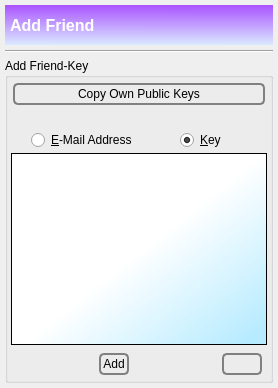
      <widget class="QWidget" name="tab_addkey">
       <attribute name="icon">
        <iconset>
         <normaloff>:/nuvola/key_t.png</normaloff>:/nuvola/key_t.png</iconset>
       </attribute>
       <attribute name="title">
        <string/>
       </attribute>
       <attribute name="toolTip">
        <string>Add Friend</string>
       </attribute>
       <layout class="QVBoxLayout" name="verticalLayout_22">
        <property name="spacing">
         <number>5</number>
        </property>
        <property name="leftMargin">
         <number>5</number>
        </property>
        <property name="topMargin">
         <number>5</number>
        </property>
        <property name="rightMargin">
         <number>5</number>
        </property>
        <property name="bottomMargin">
         <number>5</number>
        </property>
        <item>
         <widget class="QLabel" name="label_125">
          <property name="minimumSize">
           <size>
            <width>0</width>
            <height>40</height>
           </size>
          </property>
          <property name="font">
           <font>
            <pointsize>12</pointsize>
            <weight>75</weight>
            <bold>true</bold>
           </font>
          </property>
          <property name="styleSheet">
           <string notr="true">background-color: qlineargradient(spread:reflect, x1:0.023, y1:0.988636, x2:0.028, y2:0.011, stop:0 rgba(218, 232, 255, 255), stop:1 rgba(170, 85, 255, 255));
color: rgb(255, 255, 255);</string>
          </property>
          <property name="text">
           <string>Add Friend</string>
          </property>
          <property name="indent">
           <number>5</number>
          </property>
         </widget>
        </item>
        <item>
         <widget class="Line" name="line_13">
          <property name="orientation">
           <enum>Qt::Horizontal</enum>
          </property>
         </widget>
        </item>
        <item>
         <layout class="QHBoxLayout" name="horizontalLayout_27">
          <property name="spacing">
           <number>3</number>
          </property>
          <item>
           <widget class="QGroupBox" name="groupBox_addkey_3">
            <property name="title">
             <string>Add Friend-Key</string>
            </property>
            <layout class="QVBoxLayout" name="verticalLayout_24">
             <property name="spacing">
              <number>3</number>
             </property>
             <property name="leftMargin">
              <number>3</number>
             </property>
             <property name="topMargin">
              <number>3</number>
             </property>
             <property name="rightMargin">
              <number>3</number>
             </property>
             <property name="bottomMargin">
              <number>3</number>
             </property>
             <item>
              <layout class="QVBoxLayout" name="verticalLayout_75">
               <property name="spacing">
                <number>0</number>
               </property>
               <property name="topMargin">
                <number>0</number>
               </property>
               <item>
                <layout class="QHBoxLayout" name="horizontalLayout_38">
                 <property name="topMargin">
                  <number>0</number>
                 </property>
                 <property name="bottomMargin">
                  <number>0</number>
                 </property>
                 <item>
                  <widget class="QPushButton" name="toolButtonCopyToClipboard">
                   <property name="toolTip">
                    <string>Copy your public key pairs to the clipboard buffer.</string>
                   </property>
                   <property name="styleSheet">
                    <string notr="true">QPushButton {
 border: 2px solid gray;
 background-color: qlineargradient(x1: 0, y1: 0, x2: 0, y2: 1,
                                   stop: 0 #E0E0E0, stop: 1 #FFFFFF);
 border-radius: 5px;
 margin: 2px;
 padding: 2px;
 }



QPushButton#pushButtonCopytoClipboard_All:hover { 
background-color: qlineargradient(x1: 0, y1: 0, x2: 0, y2: 1,
                                   stop: 0 rgb(254,229,172), stop: 1 #FFFFFF);
background-position: top center; } 

QPushButton#pushButtonCopytoClipboard_All:pressed {
     background-color: darkgrey;
     border-style: inset;
 }
</string>
                   </property>
                   <property name="text">
                    <string>Copy Own Public Keys</string>
                   </property>
                   <property name="icon">
                    <iconset resource="../Icons/icons.qrc">
                     <normaloff>:/nuvola/key.png</normaloff>:/nuvola/key.png</iconset>
                   </property>
                   <property name="iconSize">
                    <size>
                     <width>40</width>
                     <height>40</height>
                    </size>
                   </property>
                  </widget>
                 </item>
                </layout>
               </item>
              </layout>
             </item>
             <item>
              <spacer name="verticalSpacer_13">
               <property name="orientation">
                <enum>Qt::Vertical</enum>
               </property>
               <property name="sizeType">
                <enum>QSizePolicy::Minimum</enum>
               </property>
               <property name="sizeHint" stdset="0">
                <size>
                 <width>1</width>
                 <height>20</height>
                </size>
               </property>
              </spacer>
             </item>
             <item>
              <layout class="QHBoxLayout" name="horizontalLayout_62">
               <item>
                <spacer name="horizontalSpacer_21">
                 <property name="orientation">
                  <enum>Qt::Horizontal</enum>
                 </property>
                 <property name="sizeHint" stdset="0">
                  <size>
                   <width>1</width>
                   <height>1</height>
                  </size>
                 </property>
                </spacer>
               </item>
               <item>
                <widget class="QRadioButton" name="addFriendEmail">
                 <property name="text">
                  <string>&amp;E-Mail Address</string>
                 </property>
                 <property name="icon">
                  <iconset resource="../Icons/icons.qrc">
                   <normaloff>:/nuvola/email.png</normaloff>:/nuvola/email.png</iconset>
                 </property>
                </widget>
               </item>
               <item>
                <spacer name="horizontalSpacer_31">
                 <property name="orientation">
                  <enum>Qt::Horizontal</enum>
                 </property>
                 <property name="sizeHint" stdset="0">
                  <size>
                   <width>40</width>
                   <height>20</height>
                  </size>
                 </property>
                </spacer>
               </item>
               <item>
                <widget class="QRadioButton" name="addFriendPublicKeyRadio">
                 <property name="text">
                  <string>&amp;Key</string>
                 </property>
                 <property name="icon">
                  <iconset resource="../Icons/icons.qrc">
                   <normaloff>:/nuvola/key.png</normaloff>:/nuvola/key.png</iconset>
                 </property>
                 <property name="checked">
                  <bool>true</bool>
                 </property>
                </widget>
               </item>
               <item>
                <spacer name="horizontalSpacer_23">
                 <property name="orientation">
                  <enum>Qt::Horizontal</enum>
                 </property>
                 <property name="sizeHint" stdset="0">
                  <size>
                   <width>1</width>
                   <height>1</height>
                  </size>
                 </property>
                </spacer>
               </item>
               <item>
                <spacer name="horizontalSpacer_24">
                 <property name="orientation">
                  <enum>Qt::Horizontal</enum>
                 </property>
                 <property name="sizeHint" stdset="0">
                  <size>
                   <width>1</width>
                   <height>1</height>
                  </size>
                 </property>
                </spacer>
               </item>
              </layout>
             </item>
             <item>
              <widget class="QTextEdit" name="friendInformation">
               <property name="autoFillBackground">
                <bool>false</bool>
               </property>
               <property name="styleSheet">
                <string notr="true">background-color: qlineargradient(spread:pad, x1:0.968, y1:0.932, x2:0.513, y2:0.5, stop:0 rgba(183, 235, 255, 255), stop:1 rgba(255, 255, 255, 255)); </string>
               </property>
               <property name="frameShadow">
                <enum>QFrame::Sunken</enum>
               </property>
               <property name="lineWidth">
                <number>1</number>
               </property>
               <property name="tabChangesFocus">
                <bool>true</bool>
               </property>
               <property name="html">
                <string>&lt;!DOCTYPE HTML PUBLIC &quot;-//W3C//DTD HTML 4.0//EN&quot; &quot;http://www.w3.org/TR/REC-html40/strict.dtd&quot;&gt;
&lt;html&gt;&lt;head&gt;&lt;meta name=&quot;qrichtext&quot; content=&quot;1&quot; /&gt;&lt;style type=&quot;text/css&quot;&gt;
p, li { white-space: pre-wrap; }
&lt;/style&gt;&lt;/head&gt;&lt;body style=&quot; font-family:'Sans Serif'; font-size:9pt; font-weight:400; font-style:normal;&quot;&gt;
&lt;p style=&quot;-qt-paragraph-type:empty; margin-top:0px; margin-bottom:0px; margin-left:0px; margin-right:0px; -qt-block-indent:0; text-indent:0px; font-family:'MS Shell Dlg 2'; font-size:8pt;&quot;&gt;&lt;br /&gt;&lt;/p&gt;&lt;/body&gt;&lt;/html&gt;</string>
               </property>
               <property name="overwriteMode">
                <bool>false</bool>
               </property>
              </widget>
             </item>
             <item>
              <layout class="QHBoxLayout" name="horizontalLayout_64">
               <property name="leftMargin">
                <number>0</number>
               </property>
               <property name="topMargin">
                <number>3</number>
               </property>
               <property name="rightMargin">
                <number>3</number>
               </property>
               <item>
                <spacer name="horizontalSpacer_25">
                 <property name="orientation">
                  <enum>Qt::Horizontal</enum>
                 </property>
                 <property name="sizeHint" stdset="0">
                  <size>
                   <width>1</width>
                   <height>1</height>
                  </size>
                 </property>
                </spacer>
               </item>
               <item>
                <widget class="QPushButton" name="addFriend">
                 <property name="toolTip">
                  <string>&lt;html&gt;&lt;head/&gt;&lt;body&gt;&lt;p&gt;Add the key(s) of your friend.&lt;/p&gt;&lt;/body&gt;&lt;/html&gt;</string>
                 </property>
                 <property name="styleSheet">
                  <string notr="true">QPushButton {
 border: 2px solid gray;
 background-color: qlineargradient(x1: 0, y1: 0, x2: 0, y2: 1,
                                   stop: 0 #E0E0E0, stop: 1 #FFFFFF);
 border-radius: 5px;
 margin: 2px;
 padding: 2px;
 }

QPushButton:hover { 
background-color: qlineargradient(x1: 0, y1: 0, x2: 0, y2: 1,
                                   stop: 0 rgb(254,229,172), stop: 1 #FFFFFF);
background-position: top center; } 

QPushButton:pressed {
     background-color: darkgrey;
     border-style: inset;
 }</string>
                 </property>
                 <property name="text">
                  <string>Add</string>
                 </property>
                 <property name="icon">
                  <iconset resource="../Icons/icons.qrc">
                   <normaloff>:/nuvola/add.png</normaloff>:/nuvola/add.png</iconset>
                 </property>
                </widget>
               </item>
               <item>
                <spacer name="horizontalSpacer_32">
                 <property name="orientation">
                  <enum>Qt::Horizontal</enum>
                 </property>
                 <property name="sizeHint" stdset="0">
                  <size>
                   <width>1</width>
                   <height>1</height>
                  </size>
                 </property>
                </spacer>
               </item>
               <item>
                <widget class="QPushButton" name="clearFriend">
                 <property name="toolTip">
                  <string>Clear</string>
                 </property>
                 <property name="styleSheet">
                  <string notr="true">QPushButton {
 border: 2px solid gray;
 background-color: qlineargradient(x1: 0, y1: 0, x2: 0, y2: 1,
                                   stop: 0 #E0E0E0, stop: 1 #FFFFFF);
 border-radius: 5px;
 margin: 2px;
 padding: 2px;
 }



QPushButton:hover { 
background-color: qlineargradient(x1: 0, y1: 0, x2: 0, y2: 1,
                                   stop: 0 rgb(254,229,172), stop: 1 #FFFFFF);
background-position: top center; } 

QPushButton:pressed {
     background-color: darkgrey;
     border-style: inset;
 }</string>
                 </property>
                 <property name="text">
                  <string/>
                 </property>
                 <property name="icon">
                  <iconset resource="../Icons/icons.qrc">
                   <normaloff>:/nuvola/clear.png</normaloff>:/nuvola/clear.png</iconset>
                 </property>
                </widget>
               </item>
              </layout>
             </item>
            </layout>
           </widget>
          </item>
         </layout>
        </item>
       </layout>
      </widget>
